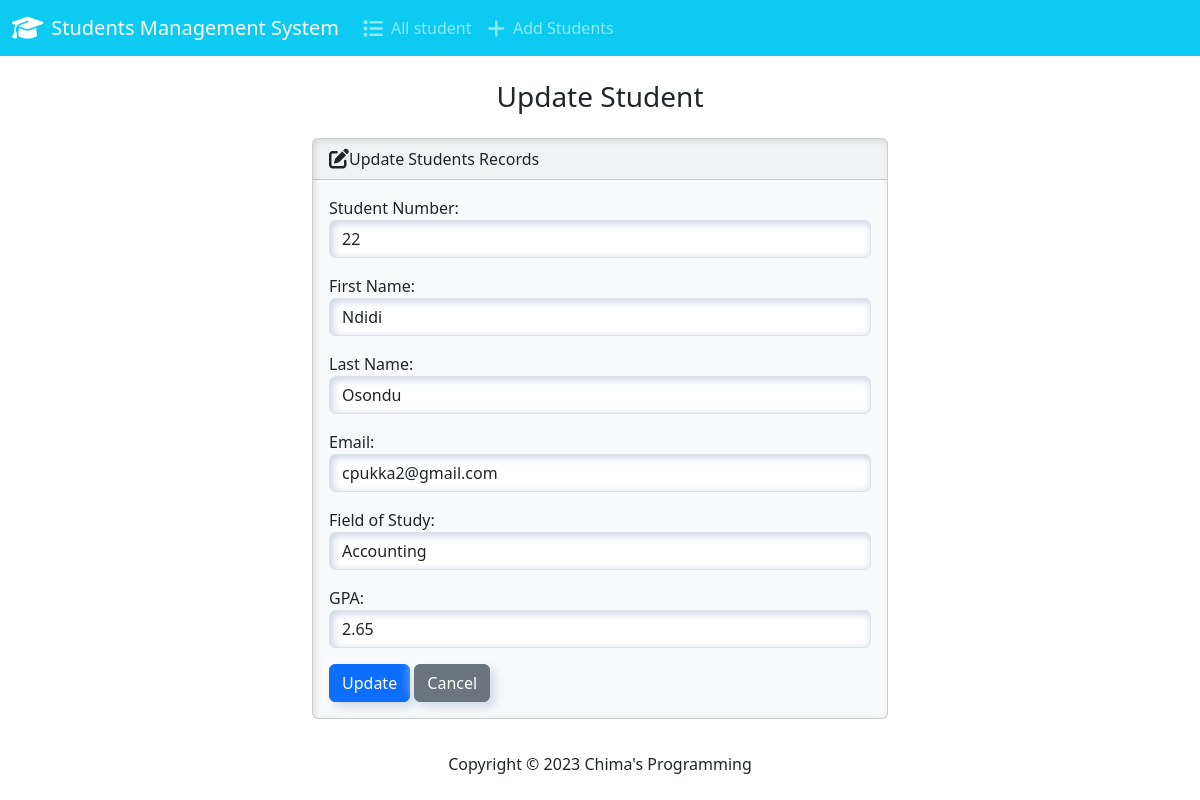
Page /edit/2/ on the committed database.
### students/models.py (models this page shows, shortened)
class Student(models.Model):
    student_number=models.PositiveIntegerField()
    first_name=models.CharField(max_length=50)
    last_name=models.CharField(max_length=50)
    email=models.EmailField(max_length=50)
    field_of_study=models.CharField(max_length=50)
    gpa=models.FloatField()

### students/views.py (the view)
# urls.py: path('edit/<int:id>/', views.edit, name="edit"),
def edit(request, id):
    if request.method == 'POST':
        student = Student.objects.get(pk=id)
        form = StudentForm(request.POST, instance=student)
        if form.is_valid():
            form.save()
            return render(request, 'students/edit.html', {
                'form': form,
                'success': True
            })
    else:
        student = Student.objects.get(pk=id)
        form = StudentForm(instance=student)
        return render(request, 'students/edit.html', {
            'form': form
        })

### students/forms.py
class StudentForm(forms.ModelForm):
    class Meta:
        model = Student
        fields = ['student_number', 'first_name','last_name','email','field_of_study','gpa']
        labels = {
            'student_number': 'Student Number',
            'first_name': 'First Name',
            'last_name': 'Last Name',
            'email':'Email',
            'field_of_study':'Field of Study',
            'gpa':'GPA'
        }
        widgets = {
            'student_number': forms.NumberInput(attrs={'class': 'form-control'}),
            'first_name': forms.TextInput(attrs={'class': 'form-control'}),
            'last_name': forms.TextInput(attrs={'class': 'form-control'}),
            'email': forms.EmailInput(attrs={'class': 'form-control'}),
            'field_of_study': forms.TextInput(attrs={'class': 'form-control'}),
            'gpa': forms.NumberInput(attrs={'class': 'form-control'}),
        }

### students/templates/students/edit.html
{% extends "students/base.html"%} {% block body %}
<h3 class="text-center m-4">Update Student</h3>
{%if success %}
<div class="alert alert-success" role="alert">
  Student updated successfully.
  <a href="{% url 'index'%}" class="alert-link">Go to Home Page.</a>
</div>
{% else %}
<div class="row justify-content-center">
  <div class="col-6">
    <div class="card bg-light mb-3">
      <div class="card-header">
        <i class="fa-solid fa-pen-to-square fa-lg"></i>Update Students Records
      </div>
      <div class="card-body">
        <form action="" method="POST">
          {% csrf_token %} {{ form.as_p}}
          <button type="submit" class="btn btn-primary">Update</button>
          <a href="{% url 'index' %}" class="btn btn-secondary"> Cancel</a>
        </form>
      </div>
    </div>
  </div>
</div>
{% endif %} {% endblock %}

### rows in the picture
Student: student_number "22", first_name "Ndidi", last_name "Osondu", email "cpukka2@gmail.com", field_of_study "Accounting", gpa "2.65"
